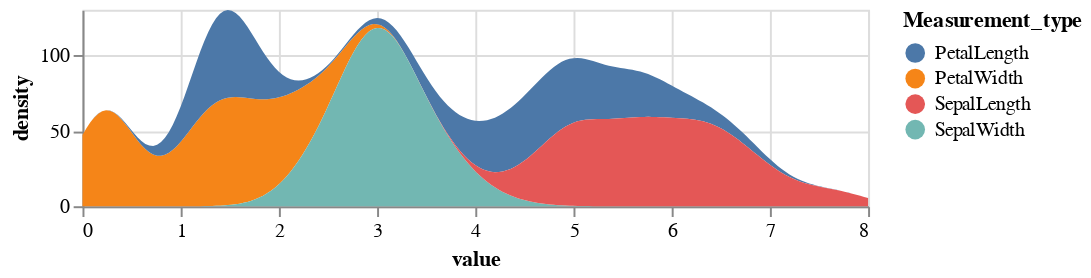

The code cell stored with this chart in its notebook:
### Markdown cell above
# 密度预估曲线图

### Code cell
alt.Chart(iris).transform_fold(
    ['PetalWidth',
     'PetalLength',
     'SepalWidth',
     'SepalLength'],
    as_ = ['Measurement_type', 'value']
).transform_density(
    density='value',
    bandwidth=0.3,
    groupby=['Measurement_type'],
    extent= [0, 8],
    counts = True,
    steps=200
).mark_area().encode(
    alt.X('value:Q'),
    alt.Y('density:Q', stack='zero'),
    alt.Color('Measurement_type:N')
).properties(width=400, height=100)

### Figure 1 — Vega-Lite specification as saved in the notebook (floating-point values rounded to 4 significant figures; data arrays with more than 128 entries replaced by an {"elided": "..."} marker saying what was removed)
{"config": {"view": {"continuousWidth": 400, "continuousHeight": 300}}, "data": {"name": "data-17573b73165b324fe49516a27bcc2ed5"}, "mark": "area", "encoding": {"color": {"type": "nominal", "field": "Measurement_type"}, "x": {"type": "quantitative", "field": "value"}, "y": {"type": "quantitative", "field": "density", "stack": "zero"}}, "height": 100, "transform": [{"fold": ["PetalWidth", "PetalLength", "SepalWidth", "SepalLength"], "as": ["Measurement_type", "value"]}, {"density": "value", "bandwidth": 0.3, "counts": true, "extent": [0, 8], "groupby": ["Measurement_type"], "steps": 200}], "width": 400, "$schema": "https://vega.github.io/schema/vega-lite/v4.8.1.json", "datasets": {"data-17573b73165b324fe49516a27bcc2ed5": {"elided": "150 records"}}}
